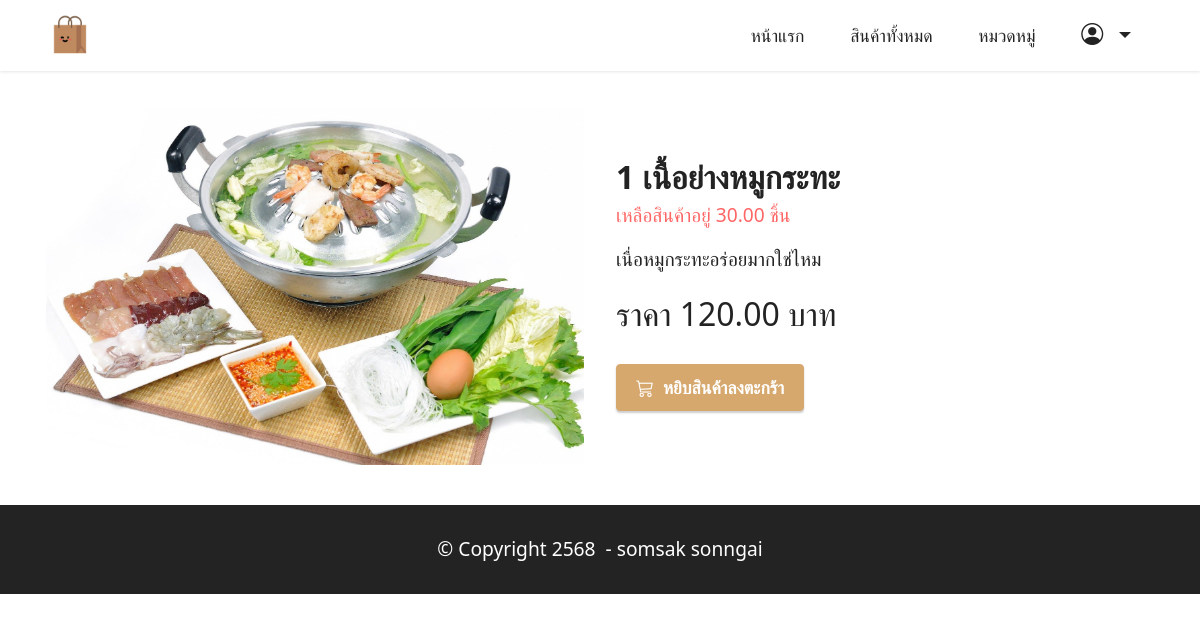
The app's page /blog/product/1/ with its own data.
### productapp/models.py (models this page shows, shortened)
class Product1(models.Model):
    category = models.ForeignKey('Category',on_delete=models.CASCADE,null=True,verbose_name="หมวดหมู่สินค้า")
    name = models.CharField("ชื่อสินค้า", max_length=100)
    description = models.TextField("รายละเอียดสินค้า", max_length=500)
    price = models.DecimalField("ราคาขาย", max_digits=10, decimal_places=2)
    stock = models.DecimalField("จำนวนในสต๊อก", max_digits=10, decimal_places=2)
    is_trending = models.BooleanField("สินค้าแนะนำ", default=False)
    image = models.ImageField("รูปสินค้า", upload_to="product")
    profitprice = models.DecimalField("ราคากำไร", max_digits=10, decimal_places=2)
    created_at = models.DateTimeField("วันที่เพิ่มสินค้า", auto_now_add=True)
    updated_at = models.DateTimeField("วันที่แก้ไขล่าสุด", auto_now=True)
    barcode = models.CharField("บาร์โค้ด", max_length=13, unique=True)
    class Meta:
        verbose_name = "Product"
        verbose_name_plural = "รายการสินค้า"

### productapp/views.py (the view)
# urls.py: path('product/<int:id>/', views.productDetail, name='productDetail'), #การเรียกใช้ blog ตามด้วย id
def productDetail(request,id):
    product=Product1.objects.get(pk=id)
    return render (request,"detail.html",{"product":product}) #มันก็คือ Product1 นั้นแหละที่เรียกใช้ที่เก็บไว้ในตัวแปร product ถ้าต้องการที่จะทำการเรียกใช้ก็เรียกใช้ product

### productapp/templates/detail.html (shortened to what this page needs)
{% extends "layout.html"%}
{% load humanize %}
{% block content%}
<div class="container my-3">
    <div class="card-wrapper">
        <div class="row align-items-center mt-4">
            <div class="col-12 col-lg-6">
                <div class="image-wrapper">
                    <img src="{{product.image.url}}">
                </div>
            </div>
            <div class="col-12 col-lg-6 my-4">
                <div class="text-box">
                    <h5 class="mbr-title mbr-fonts-style display-5">
                        <strong>{{product.name}}</strong>
                        <p class="display-7 text-secondary">เหลือสินค้าอยู่ {{product.stock}} ชิ้น</p>
                    </h5>
                    <p class="mbr-text mbr-fonts-style display-7">{{product.description}}</p>
                    <div class="cost">
                        <span class="currentcost mbr-fonts-style pr-2 display-5">ราคา {{product.price}} บาท</span>
                    </div>
                    <div class="mbr-section-btn pt-3">
                        {%if product.stock <= 0 %}
                             <h2 class="text-secondary " t>สินค้าหมด</h2>
                        {% else %}
                            <a href="{% url 'addCart' product.id %}" class="btn btn-primary display-4">
                                 <i class="bi bi-cart3"></i></i>&nbsp;
                                    หยิบสินค้าลงตะกร้า
                             </a>
                         {% endif %}
                    </div>
                </div>
            </div>
        </div>
    </div>
    <br>
</div>
{% endblock %}

### productapp/static/assets/theme/css/style.css (style rules this page uses)
body { font-style: normal; line-height: 1.5; font-weight: 400; color: #232323; position: relative; }
section, .container, .container-fluid { position: relative; word-wrap: break-word; }
a { font-style: normal; font-weight: 400; cursor: pointer; }
a, a:hover { text-decoration: none; }
.mbr-text { font-style: normal; line-height: 1.7; }
h1, h2, h3, h4, h5, h6, .display-1, .display-2, .display-4, .display-5, .display-7, span, p, a { line-height: 1; word-break: break-word; word-wrap: break-word; font-weight: 400; }
b, strong { font-weight: bold; }
img, iframe { display: block; width: 100%; }
.mbr-section-btn { margin-left: -0.6rem; margin-right: -0.6rem; font-size: 0; }
.btn { font-weight: 600; border-width: 1px; font-style: normal; margin: 0.6rem 0.6rem; white-space: normal; transition: all 0.2s ease-in-out; display: inline-flex; align-items: center; justify-content: center; word-break: break-word; }
.row { display: -webkit-flex; -webkit-flex-wrap: wrap; }
.card-wrapper { -webkit-flex: 1; }
html, body { height: auto; min-height: 100vh; }
.mt-4 { margin-top: 2rem !important; }
@media (min-width: 992px) { .container { padding-left: 16px; padding-right: 16px; } }
@media (min-width: 992px) { .row { margin-left: -16px; margin-right: -16px; } }
@media (min-width: 992px) { .row > [class*=col] { padding-left: 16px; padding-right: 16px; } }
.card-wrapper, .item-wrapper { overflow: hidden; }

### productapp/static/assets/custom/css/custom-style.css (style rules this page uses)
.display-4 { font-size: 1.1rem; line-height: 1.5; }
.display-5 { font-size: 2rem; line-height: 1.5; }
.display-7 { font-size: 1.2rem; line-height: 1.5; }
.btn { padding: 0.6rem 1.2rem; border-radius: 4px; }
.btn-primary, .btn-primary:active { background-color: #d7a86e !important; border-color: #d7a86e !important; color: #ffffff !important; box-shadow: 0 2px 2px 0 rgba(0, 0, 0, 0.2); }
.text-secondary { color: #ff6666 !important; }
a, a:hover { color: #d7a86e; }
body { overflow-x: hidden; }
a { transition: color 0.6s; }

### records on screen
Product1: image (picture), name "1 เนื้อย่างหมูกระทะ", stock "30.00", description "เนื่อหมูกระทะอร่อยมากใช่ไหม", price "120.00"
